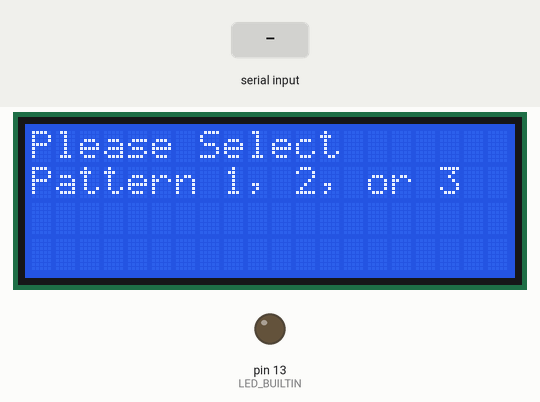
A sketch run on a simulated Arduino Uno, built with avr-gcc and run on an emulated ATmega328P. Shown: 20×4 character LCD, output pins drawn as LEDs (lit = HIGH). The inputs (shaded band) are chosen by the test bench.

Above: at 1.1 s.
1.2 s: "30,150\n" received over Serial
At 1.6 s:
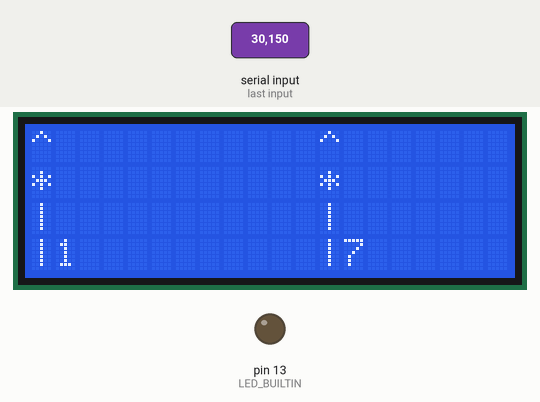
At 3.1 s:
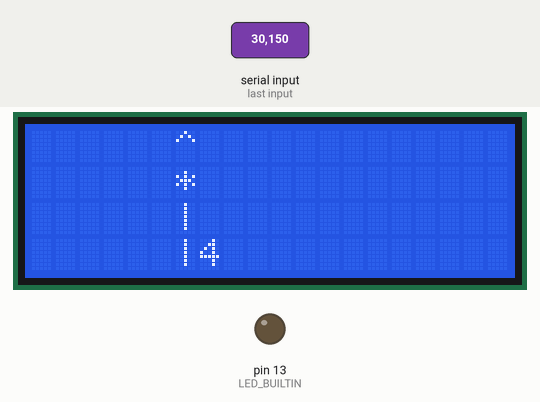
Timing chart, 0 to 4.6 s (numbered marks = the images above; inputs shaded):
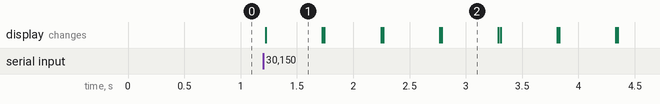

Measured:
- after the input at 1.2 s, the display: changes at once (image 1)
- what the display in image 1 shows lasts 0.5 s, from 1.2 s to 1.7 s

The sketch:

Assignment4.ino
```cpp
#include <Wire.h>
#include <LiquidCrystal_I2C.h>

LiquidCrystal_I2C lcd(0x27,20,4);  // set the LCD address to 0x27 for a 16 chars and 2 line display

int patternNum = 0;
int lightNum = 0;
int scalar = 1;
void setup() {
  Serial.begin(9600);
  pinMode(LED_BUILTIN, OUTPUT);
  lcd.init();                      // initialize the lcd
  lcd.backlight();
  lcd.setCursor(0, 0);
  lcd.print("Please Select");
  lcd.setCursor(0, 1);
  lcd.print("Pattern 1, 2, or 3");
  while(Serial.available() == 0) {}
  patternNum = Serial.read();
  patternNum = patternNum - 48;
  lcd.clear();
}

void loop() {

  switch(patternNum) {
  case 1:
    ExerciseOne();
    break;

  case 2:
    ExerciseTwo();
    break;

  case 3:
    ExerciseThree();
    break;

  }
  delay(500);
  lcd.clear();
}


void ExerciseOne() {
  printLight(lightNum);
  lightNum++;
  if(lightNum > 6) {lightNum = 0;}
}


void ExerciseTwo() {
  printLight(lightNum);
  lightNum += scalar;

  if(lightNum == 6) {scalar = -1;}
  if(lightNum == 0) {scalar = 1;}

}

void ExerciseThree() {
  printLight(lightNum);
  printLight(6 - lightNum);
  lightNum++;
  if(lightNum > 3) {lightNum = 0;}
}


void printLight(int i) {
  lcd.setCursor(2*i, 0);
  lcd.print("^");
  lcd.setCursor(2*i, 1);
  lcd.print("*");
  lcd.setCursor(2*i, 2);
  lcd.print("|");
  lcd.setCursor(2*i, 4);
  lcd.print("|");
  lcd.setCursor((2*i)+1, 4);
  lcd.print(i + 1);

  return;
}
```
